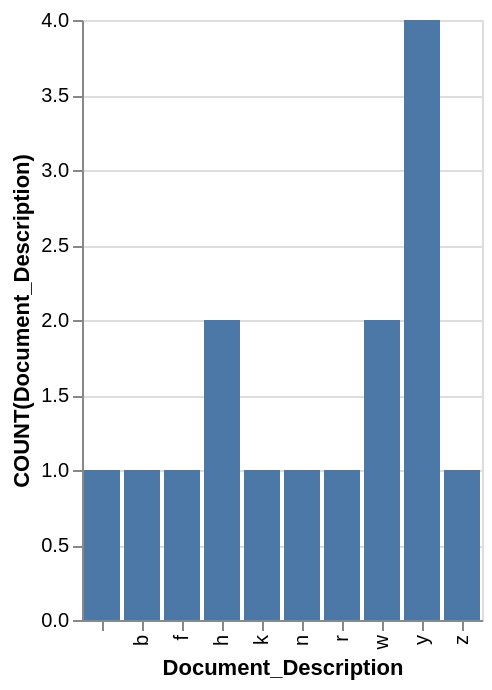

Vega-Lite specification for this chart:
### Vega-Lite specification from a JSON file in a GitHub repository (floating-point values rounded to 4 significant figures)
{"data": {"values": [{"x_data": "", "y_data": 1}, {"x_data": "b", "y_data": 1}, {"x_data": "f", "y_data": 1}, {"x_data": "h", "y_data": 2}, {"x_data": "k", "y_data": 1}, {"x_data": "n", "y_data": 1}, {"x_data": "r", "y_data": 1}, {"x_data": "w", "y_data": 2}, {"x_data": "y", "y_data": 4}, {"x_data": "z", "y_data": 1}]}, "mark": "bar", "encoding": {"x": {"field": "x_data", "type": "nominal", "title": "Document_Description", "sort": "ascending"}, "y": {"field": "y_data", "type": "quantitative", "title": "COUNT(Document_Description)"}}}
